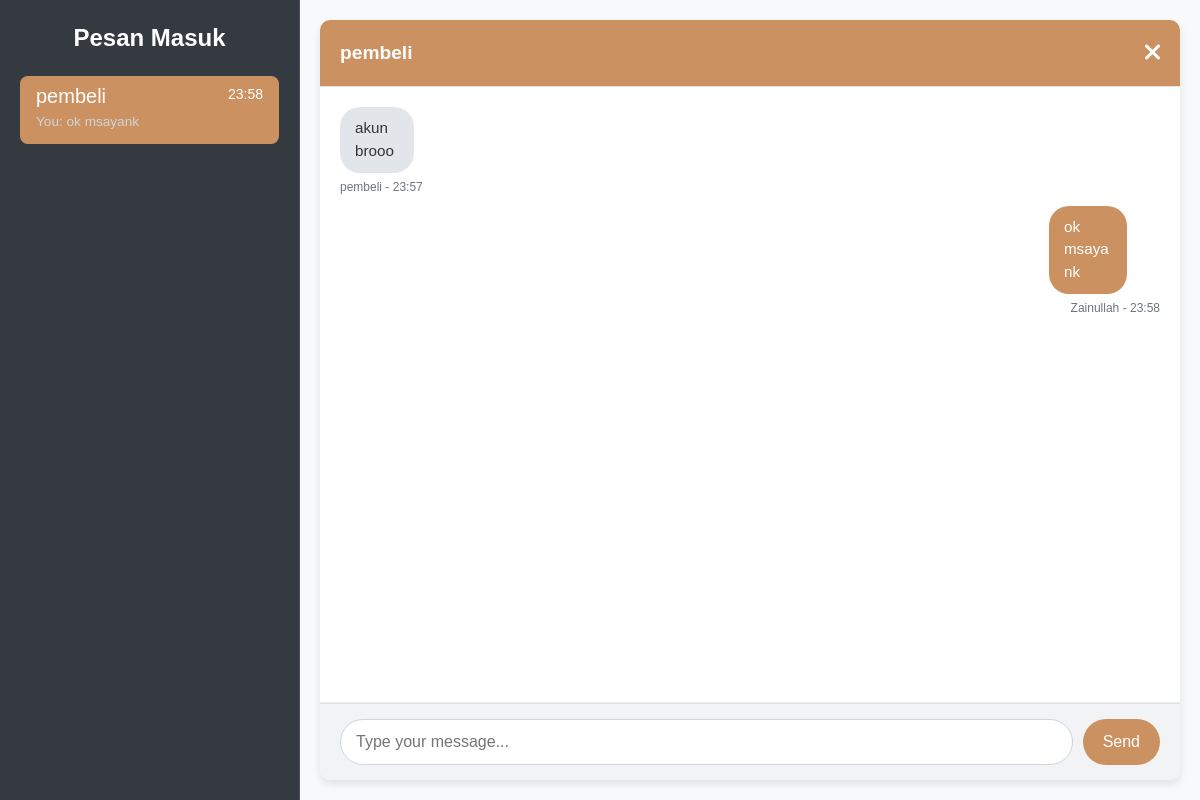
Page /admin/chat_admin.php?sapi_id=0&recipient_id=14&chat_type=admin_chat (signed in) on the committed database.
### tables this page shows
CREATE TABLE `chatrooms` (
  `id_chatRooms` int(11) NOT NULL,
  `id_sapi` int(11) DEFAULT NULL,
  `user1_id` int(11) DEFAULT NULL,
  `user2_id` int(11) DEFAULT NULL,
  `chat_type` varchar(50) DEFAULT NULL,
  `nama_pengirim` varchar(100) DEFAULT NULL,
  `createdAt` datetime DEFAULT NULL,
  `updatedAt` datetime DEFAULT NULL
);

CREATE TABLE `users` (
  `id_user` int(11) NOT NULL,
  `username` varchar(50) DEFAULT NULL,
  `email` varchar(100) DEFAULT NULL,
  `password` varchar(100) DEFAULT NULL,
  `createdAt` datetime DEFAULT NULL,
  `updateAt` datetime DEFAULT NULL,
  `id_role` int(11) DEFAULT NULL
);

CREATE TABLE `chatmessage` (
  `id_message` int(11) NOT NULL,
  `id_chatRooms` int(11) DEFAULT NULL,
  `sender_id` int(11) DEFAULT NULL,
  `pesan` text,
  `waktu_kirim` datetime DEFAULT NULL
);

### admin/chat_admin.php (the view, shortened to what this page needs)
<?php
include '../koneksi.php';
$current_admin_id = $_SESSION['id_user'];
$selected_recipient_id = null;
$selected_sapi_id = null;
$selected_chat_type = null;
$id_chat_room = null;
if (isset($_GET['recipient_id']) && isset($_GET['chat_type'])) {
    $selected_recipient_id = mysqli_real_escape_string($koneksi, $_GET['recipient_id']);
    $selected_chat_type = mysqli_real_escape_string($koneksi, $_GET['chat_type']);
    $selected_sapi_id = isset($_GET['sapi_id']) ? mysqli_real_escape_string($koneksi, $_GET['sapi_id']) : null;
    if ($selected_sapi_id == '0') {
        $selected_sapi_id = null;
    }
    $query_find_chatroom = "SELECT id_chatRooms FROM chatrooms
                            WHERE (user1_id = $current_admin_id AND user2_id = $selected_recipient_id)
                            OR (user1_id = $selected_recipient_id AND user2_id = $current_admin_id)
                            AND chat_type = '$selected_chat_type'";
    if ($selected_chat_type == 'sapi_chat') {
        if ($selected_sapi_id !== null) {
            $query_find_chatroom .= " AND id_sapi = $selected_sapi_id";
        } else {
            $query_find_chatroom .= " AND id_sapi IS NULL";
        }
    } else {
        $query_find_chatroom .= " AND id_sapi IS NULL";
    }
    $result_find_chatroom = mysqli_query($koneksi, $query_find_chatroom);
    if ($result_find_chatroom && mysqli_num_rows($result_find_chatroom) > 0) {
        $row_chatroom = mysqli_fetch_assoc($result_find_chatroom);
        $id_chat_room = $row_chatroom['id_chatRooms'];
    } else {
        echo "<script>console.error('Chat room not found for selected parameters. ID Admin: $current_admin_id, Recipient ID: $selected_recipient_id, Sapi ID: $selected_sapi_id, Chat Type: $selected_chat_type');</script>";
    }
}
$chat_rooms_overview = [];
$query_chat_rooms_overview = "
    SELECT
        cr.id_chatRooms,
        cr.id_sapi,
        cr.chat_type,
        ds.jenis_kelamin AS sapi_jenis_kelamin,
        ms.name AS sapi_jenis_sapi,
        CASE
            WHEN cr.user1_id = ? THEN u2.id_user
            ELSE u1.id_user
        END AS other_user_id,
        CASE
            WHEN cr.user1_id = ? THEN u2.username
            ELSE u1.username
        END AS other_username,
        (SELECT pesan FROM chatMessage WHERE id_chatRooms = cr.id_chatRooms ORDER BY waktu_kirim DESC LIMIT 1) AS last_message,
        (SELECT waktu_kirim FROM chatMessage WHERE id_chatRooms = cr.id_chatRooms ORDER BY waktu_kirim DESC LIMIT 1) AS last_message_time,
        (SELECT sender_id FROM chatMessage WHERE id_chatRooms = cr.id_chatRooms ORDER BY waktu_kirim DESC LIMIT 1) AS last_sender_id
    FROM
        chatrooms cr
    LEFT JOIN
        data_sapi ds ON cr.id_sapi = ds.id_sapi
    LEFT JOIN
        macamSapi ms ON ds.id_macamSapi = ms.id_macamSapi
    LEFT JOIN
        users u1 ON cr.user1_id = u1.id_user
    LEFT JOIN
        users u2 ON cr.user2_id = u2.id_user
    WHERE
        cr.user1_id = ? OR cr.user2_id = ?
    ORDER BY
        last_message_time DESC, cr.updatedAt DESC;
";
$stmt_overview = mysqli_prepare($koneksi, $query_chat_rooms_overview);
mysqli_stmt_bind_param($stmt_overview, "iiii", $current_admin_id, $current_admin_id, $current_admin_id, $current_admin_id);
mysqli_stmt_execute($stmt_overview);
$result_chat_rooms_overview = mysqli_stmt_get_result($stmt_overview);
if ($result_chat_rooms_overview) {
    while ($row = mysqli_fetch_assoc($result_chat_rooms_overview)) {
        $chat_rooms_overview[] = $row;
    }
} else {
    echo "Error fetching chat room overview: " . mysqli_error($koneksi);
}
$messages = [];
if ($id_chat_room) {
    $query_messages = "SELECT cm.pesan, cm.waktu_kirim, u.username AS sender_username, u.id_user AS sender_id
                       FROM chatmessage cm
                       JOIN users u ON cm.sender_id = u.id_user
                       WHERE cm.id_chatRooms = $id_chat_room
                       ORDER BY cm.waktu_kirim ASC";
    $result_messages = mysqli_query($koneksi, $query_messages);
    if ($result_messages) {
        while ($row = mysqli_fetch_assoc($result_messages)) {
            $messages[] = $row;
        }
    } else {
        echo "Error fetching messages: " . mysqli_error($koneksi);
    }
}
?>
<!DOCTYPE html>
<html lang="en">
<head>
    <link href="https://cdn.jsdelivr.net/npm/bootstrap@5.3.3/dist/css/bootstrap.min.css" rel="stylesheet">
    <link rel="stylesheet" href="https://cdnjs.cloudflare.com/ajax/libs/font-awesome/6.0.0-beta3/css/all.min.css">
</head>
<body>
    <div class="chat-sidebar">
        <div class="sidebar-header">
            Pesan Masuk
        </div>
        <div class="list-group chat-list">
            <?php if (empty($chat_rooms_overview)): ?>
                <p class="text-muted text-center">No active chats.</p>
            <?php else: ?>
                <?php foreach ($chat_rooms_overview as $room_summary): ?>
                    <?php
                    $link_sapi_id = $room_summary['id_sapi'] ?? '0';
                    ?>
                    <a href="chat_admin.php?sapi_id=<?= htmlspecialchars($link_sapi_id) ?>&recipient_id=<?= htmlspecialchars($room_summary['other_user_id']) ?>&chat_type=<?= htmlspecialchars($room_summary['chat_type']) ?>"
                        class="list-group-item list-group-item-action
                        <?php
                        if (
                            $id_chat_room == $room_summary['id_chatRooms'] &&
                            $selected_recipient_id == $room_summary['other_user_id'] &&
                            $selected_chat_type == $room_summary['chat_type'] &&
                            (($selected_sapi_id === null && ($room_summary['id_sapi'] === null || $room_summary['id_sapi'] === '0')) || $selected_sapi_id == $room_summary['id_sapi'])
                        ) {
                            echo 'active';
                        }
                        ?>">
                        <div class="d-flex w-100 justify-content-between">
                            <h5 class="mb-1"><?= htmlspecialchars($room_summary['other_username']) ?></h5>
                            <small><?php echo ($room_summary['last_message_time']) ? date('H:i', strtotime($room_summary['last_message_time'])) : ''; ?></small>
                        </div>
                        <p class="mb-1 last-message">
                            <?php
                            if ($room_summary['last_message']) {
                                echo ($room_summary['last_sender_id'] == $current_admin_id) ? 'You: ' : '';
                                echo htmlspecialchars($room_summary['last_message']);
                            } else {
                                echo "Start a conversation";
                            }
                            ?>
                        </p>
                    </a>
                <?php endforeach; ?>
            <?php endif; ?>
        </div>
    </div>
    <div class="chat-main">
        <div class="chat-header">
            <div>
                <?php
                if ($selected_recipient_id) {
                    $query_selected_user = "SELECT username FROM users WHERE id_user = $selected_recipient_id";
                    $result_selected_user = mysqli_query($koneksi, $query_selected_user);
                    $chat_partner_username_display = "User";
                    if ($result_selected_user && mysqli_num_rows($result_selected_user) > 0) {
                        $user_row = mysqli_fetch_assoc($result_selected_user);
                        $chat_partner_username_display = htmlspecialchars($user_row['username']);
                    }
                    echo "" . $chat_partner_username_display;
                } else {
                    echo "Select a conversation";
                }
                ?>
            </div>
            <a href="../admin/pesan.php" class="close-btn" title="Back to Messages">
                <i class="fas fa-times"></i>
            </a>
        </div>
        <div class="chat-messages" id="chatMessages">
            <?php if (!$id_chat_room): ?>
                <p class="text-center text-muted">Please select a conversation from the left sidebar.</p>
            <?php elseif (empty($messages)): ?>
                <p class="text-center text-muted">No messages in this conversation yet.</p>
            <?php else: ?>
                <?php foreach ($messages as $message): ?>
                    <div class="message-bubble <?php echo ($message['sender_id'] == $current_admin_id) ? 'sent' : 'received'; ?>">
                        <div>
                            <div class="message-content">
                                <?php echo htmlspecialchars($message['pesan']); ?>
                            </div>
                            <div class="message-info">
                                <?php echo htmlspecialchars($message['sender_username']); ?> - <?php echo date('H:i', strtotime($message['waktu_kirim'])); ?>
                            </div>
                        </div>
                    </div>
                <?php endforeach; ?>
            <?php endif; ?>
        </div>
        <div class="chat-input">
            <form action="chat_admin.php" method="POST" style="display: flex; width: 100%;">
                <input type="text" name="message_content" placeholder="Type your message..." <?php echo ($id_chat_room ? '' : 'disabled'); ?> required>
                <button type="submit" <?php echo ($id_chat_room ? '' : 'disabled'); ?>>Send</button>
            </form>
        </div>
    </div>
</body>
</html>

### admin/chat_admin.php (style rules this page uses)
body { font-family: 'Montserrat', sans-serif; background-color: #f8f9fa; display: flex; height: 100vh; margin: 0; overflow: hidden; }
.chat-sidebar { width: 300px; background-color: #343a40; color: white; padding: 20px; overflow-y: auto; border-right: 1px solid #495057; }
.sidebar-header { font-size: 1.5rem; font-weight: 600; margin-bottom: 20px; text-align: center; }
.chat-list .list-group-item { background-color: #495057; color: white; border: none; margin-bottom: 8px; border-radius: 8px; transition: background-color 0.2s ease; }
.chat-list .list-group-item:hover, .chat-list .list-group-item.active { background-color: rgb(204, 145, 96); }
.chat-list .list-group-item .last-message { font-size: 0.85rem; color: #ced4da; white-space: nowrap; overflow: hidden; text-overflow: ellipsis; }
.chat-main { flex-grow: 1; display: flex; flex-direction: column; background-color: #ffffff; border-radius: 10px; box-shadow: 0 4px 8px rgba(0, 0, 0, 0.1); overflow: hidden; margin: 20px; }
.chat-header { background-color: rgb(204, 145, 96); color: white; padding: 15px 20px; font-size: 1.2rem; font-weight: 600; border-bottom: 1px solid #dee2e6; display: flex; justify-content: space-between; align-items: center; }
.chat-header .close-btn { color: white; font-size: 1.5rem; text-decoration: none; margin-left: 15px; transition: color 0.2s ease; }
.chat-messages { flex-grow: 1; padding: 20px; overflow-y: auto; border-bottom: 1px solid #e9ecef; }
.message-bubble { display: flex; margin-bottom: 10px; }
.message-bubble.sent { justify-content: flex-end; }
.message-bubble.received { justify-content: flex-start; }
.message-content { padding: 10px 15px; border-radius: 20px; max-width: 70%; word-wrap: break-word; font-size: 0.95rem; }
.message-bubble.sent .message-content { background-color: rgb(204, 145, 96); color: white; }
.message-bubble.received .message-content { background-color: #e2e6ea; color: #333; }
.message-info { font-size: 0.75rem; color: #6c757d; margin-top: 5px; text-align: right; }
.message-bubble.received .message-info { text-align: left; }
.chat-input { padding: 15px 20px; background-color: #f1f3f4; display: flex; border-top: 1px solid #dee2e6; }
.chat-input input[type="text"] { flex-grow: 1; border: 1px solid #ced4da; border-radius: 25px; padding: 10px 15px; margin-right: 10px; font-size: 1rem; }
.chat-input button { background-color: rgb(204, 145, 96); color: white; border: none; border-radius: 25px; padding: 10px 20px; font-size: 1rem; cursor: pointer; transition: background-color 0.2s ease-in-out; }

### rows in the picture
chatrooms: other_username "pembeli", last_message_time "23:58", last_message "ok msayank"
users: username "pembeli"
chatmessage: pesan "akun brooo", users.username "pembeli", waktu_kirim "23:57"
chatmessage: pesan "ok msayank", users.username "Zainullah", waktu_kirim "23:58"
